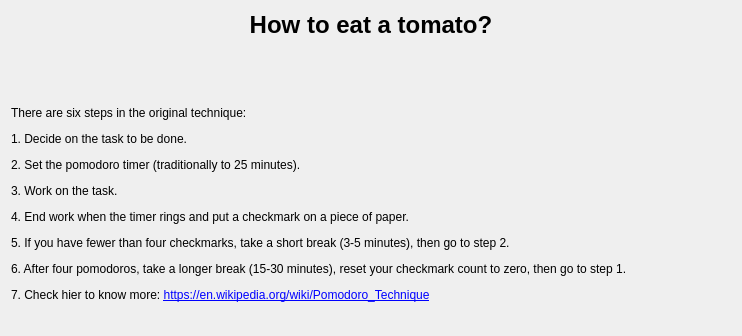
<?xml version="1.0" encoding="UTF-8"?>
<ui version="4.0">
 <class>HelpDialog</class>
 <widget class="QDialog" name="HelpDialog">
  <property name="geometry">
   <rect>
    <x>0</x>
    <y>0</y>
    <width>742</width>
    <height>336</height>
   </rect>
  </property>
  <property name="windowTitle">
   <string>Dialog</string>
  </property>
  <layout class="QGridLayout" name="gridLayout">
   <item row="0" column="0">
    <widget class="QLabel" name="label">
     <property name="sizePolicy">
      <sizepolicy hsizetype="Preferred" vsizetype="Maximum">
       <horstretch>0</horstretch>
       <verstretch>0</verstretch>
      </sizepolicy>
     </property>
     <property name="minimumSize">
      <size>
       <width>0</width>
       <height>80</height>
      </size>
     </property>
     <property name="font">
      <font>
       <family>Microsoft YaHei UI</family>
       <pointsize>16</pointsize>
       <weight>75</weight>
       <bold>true</bold>
      </font>
     </property>
     <property name="text">
      <string>&lt;html&gt;&lt;head/&gt;&lt;body&gt;&lt;p&gt;&lt;span style=&quot; font-size:18pt;&quot;&gt;How to eat a tomato?&lt;/span&gt;&lt;/p&gt;&lt;p&gt;&lt;br/&gt;&lt;/p&gt;&lt;/body&gt;&lt;/html&gt;</string>
     </property>
     <property name="textFormat">
      <enum>Qt::RichText</enum>
     </property>
     <property name="alignment">
      <set>Qt::AlignCenter</set>
     </property>
    </widget>
   </item>
   <item row="1" column="0">
    <widget class="QLabel" name="label_2">
     <property name="text">
      <string>&lt;html&gt;&lt;head/&gt;&lt;body&gt;&lt;p&gt;There are six steps in the original technique: &lt;/p&gt;&lt;p&gt;1. Decide on the task to be done. &lt;/p&gt;&lt;p&gt;2. Set the pomodoro timer (traditionally to 25 minutes). &lt;/p&gt;&lt;p&gt;3. Work on the task. &lt;/p&gt;&lt;p&gt;4. End work when the timer rings and put a checkmark on a piece of paper. &lt;/p&gt;&lt;p&gt;5. If you have fewer than four checkmarks, take a short break (3-5 minutes), then go to step 2.&lt;/p&gt;&lt;p&gt;6. After four pomodoros, take a longer break (15-30 minutes), reset your checkmark count to zero, then go to step 1. &lt;/p&gt;&lt;p&gt;7. Check hier to know more: &lt;a href=&quot;https://en.wikipedia.org/wiki/Pomodoro_Technique&quot;&gt;&lt;span style=&quot; text-decoration: underline; color:#0000ff;&quot;&gt;https://en.wikipedia.org/wiki/Pomodoro_Technique&lt;/span&gt;&lt;/a&gt;&lt;/p&gt;&lt;/body&gt;&lt;/html&gt;</string>
     </property>
     <property name="textFormat">
      <enum>Qt::RichText</enum>
     </property>
     <property name="alignment">
      <set>Qt::AlignLeading|Qt::AlignLeft|Qt::AlignTop</set>
     </property>
    </widget>
   </item>
  </layout>
 </widget>
 <resources/>
 <connections/>
</ui>
